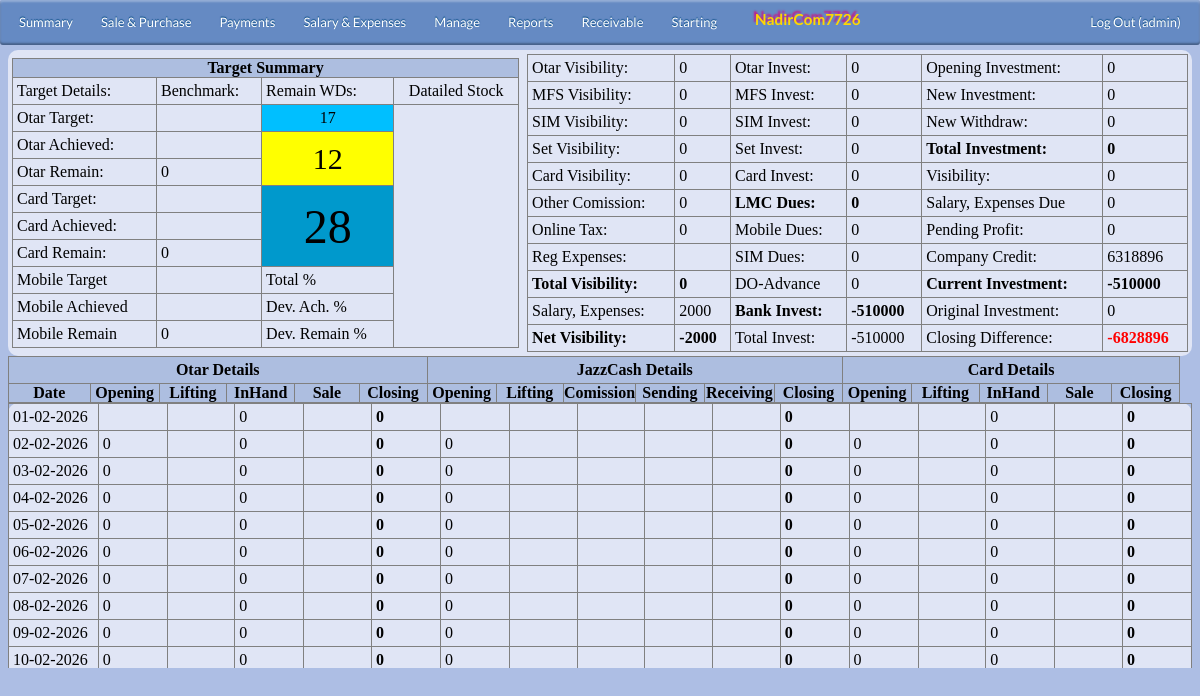
Screenshot of /admin/summary.php (signed in) with the database file from the repository.
### tables this page shows
CREATE TABLE `config` (
  `id` int(11) NOT NULL,
  `name` varchar(50) DEFAULT NULL,
  `customName` varchar(100) DEFAULT NULL
);

CREATE TABLE `rates` (
  `rtID` int(11) NOT NULL,
  `pName` varchar(30) DEFAULT NULL,
  `spName` varchar(30) DEFAULT NULL,
  `purchasePrice` float DEFAULT NULL,
  `salePrice` float DEFAULT NULL,
  `saveDate` date DEFAULT NULL,
  `rtComments` varchar(100) DEFAULT NULL
);

### admin/summary.php (the view, shortened to what the rows shown need)
<?php
include_once('../session.php');
include_once('includes/variables.php');
include_once('includes/creditcalculation.php');
include_once('includes/stockcalculation.php');
include_once('includes/getsummary.php');
include_once('includes/globalvar.php');
?>
			<head>
						<?php
						include_once('includes/navbar.php');
						?>
			</head>
<?php
if($currentUserType=='Admin')
{
?>
	<div class="container" id="cntnr" style="border: solid blue 0px">
		<div id="center" class="SubDiv1" style=" border: 0px solid Red;">
			<table cellpadding="0" cellspacing="0" border="0" align="center" id="tb102">
				<tr>
					<td>
						<table cellpadding="0" cellspacing="0" border="1" id="example">
							<tr style="background-color: #ADBEE0;">
								<th colspan="6" >
									<center>
										<h4> Target Summary</h4>
									</center>
								</th>
							</tr>
							<tr>
								<td>Target Details:</td>
								<td>Benchmark:</td>
								<td>Remain WDs:</td>
								<td colspan="3" style="text-align: center;">Datailed Stock</td>
							</tr>
							<tr>
								<td><?php echo $mobLoadName; ?> Target:</td>
								<td><?php echo $FrMobLoadTarget; ?></td>
								<td bgcolor="#00bfff" style="text-align: center; font: 16px arial Black; color: Black"><?php echo $ThisDay ?></td>
								<td rowspan="9" colspan="3"><?php echo calcStocks($scratchCardName, $QueryFD,$QueryLD,$CurrentMonth) ; echo calcStocks($simsName, $QueryFD,$QueryLD,$CurrentMonth) ; echo calcStocks($mobileDevicesName, $QueryFD,$QueryLD,$CurrentMonth) ;?></td>
							</tr>
							<tr>
								<td><?php echo $mobLoadName; ?> Achieved:</td>
								<td><?php echo $FrMobLoadAchieved ?></td>
								<td rowspan="2" bgcolor="#FFFF00" style="text-align: center; font: 30px arial Black;"><?php echo $CurrentDay ?></td>
							</tr>
							<tr>
								<td><?php echo $mobLoadName; ?> Remain:</td>
								<td><?php echo $FrMobLoadTargetRemain ?></td>
							</tr>
							<tr>
								<td><?php echo $scratchCardName; ?> Target:</td>
								<td> <?php echo $FrCardtarget ?></td>
								<td rowspan="3" bgcolor="#0099cc" style="text-align: center; font: 48px arial Black;"><?php echo $LastDay ?></td>
							</tr>
							<tr>
								<td><?php echo $scratchCardName; ?> Achieved:</td>
								<td> <?php echo $FrCardAchieved ?></td>
							</tr>
							<tr>
								<td><?php echo $scratchCardName; ?> Remain:</td>
								<td> <?php echo $FrCardtargetRemain ?></td>
							</tr>
							<tr>
								<td><?php echo $mobileDevicesName; ?> Target</td>
								<td> <?php echo $mobitarget ?></td>
								<td>Total %</td>
							</tr>
							<tr>
								<td> <?php echo $mobileDevicesName; ?> Achieved</td>
								<td><?php echo $dmAchAchieved ?></td>
								<td> Dev. Ach. %</td>
							</tr>
							<tr>
								<td> <?php echo $mobileDevicesName; ?> Remain</td>
								<td> <?php echo $mobitarget-$dmAchAchieved ?></td>
								<td>Dev. Remain %</td>
							</tr>
						</table>
					</td>
					<td colspan="2">
													<table cellpadding="0" cellspacing="0" border="1" id="">
																		<tr>
																			<td>Otar Visibility:</td>
																			<td><?php echo round($netProfit,0) ?></td>
																			<td>Otar Invest:</td>
																			<td><?php echo round($OtarInvestLessMargin,0) ?></td>
																			<td>Opening Investment:</td>
																			<td><?php echo round($initialInvest,2) ?></td>
																		</tr>
																		<tr>
																			<td>MFS Visibility:</td>
																			<td><?php echo round($mfsProfits,0) ?></td>
																			<td>MFS Invest:</td>
																			<td><?php echo $mfsinvestment; ?></td>
																			<td>New Investment:</td>
																			<td><?php echo round($currentInvest,2) ?></td>
																		</tr>
																		<tr>
																			<td>SIM Visibility:</td>
																			<td><?php echo round($CDProLoss ,0) ?></td>
																			<td>SIM Invest:</td>
																			<td><?php echo round($CDClosingstock,0) ?></td>
																			<td>New Withdraw:</td>
																			<td><?php echo round($currentWithdraw,2) ?></td>
																		</tr>
																		<tr>
																			<td>Set Visibility:</td>
																			<td><?php echo round($MobProLoss ,0) ?></td>
																			<td>Set Invest:</td>
																			<td><?php echo round($mobClosingstock,0) ?></td>
																			<td><b>Total Investment:</b></td>
																			<td> <?php echo "<b>". round($currentinvestment,0)."</b>"; ?></td>
																		</tr>
																		<tr>
																			<td>Card Visibility:</td>
																			<td> <?php echo round($cardPL ,0) ?></td>
																			<td>Card Invest:</td>
																			<td><?php echo round($cAmntSum,0) ?></td>
																			<td>Visibility:</td>
																			<td><?php echo round($totalVisibil-$regularExpenses ,0) ?></td>
																		</tr>
																		<tr>
																			<td>Other Comission:</td>
																			<td><?php echo round($otherComissionReceived,0); ?></td>
																			<td><b>LMC Dues:</b></td>
																			<td><b><?php echo round($totalCash,0)?></b></td>
																			<td>Salary, Expenses Due</td>
																			<td><?php echo round($pendSalExp,0) ?></td>
																		</tr>
																		<tr>
																			<td>Online Tax:</td>
																			<td><?php echo round(-$taxAmnt,2) ?></td>
																			<td>Mobile Dues:</td>
																			<td><?php echo round($totalMobile,0) ?></td>
																			<td> Pending Profit:</td>
																			<td><?php echo round($ProfitDueAmnt,2) ?></td>
																		</tr>
																		<tr>
																		    <td>Reg Expenses:</td>
																			<td><?php echo $regularExpenses?></td>
																			<td>SIM Dues:</td>
																			<td><?php echo round($totalSIM,0) ?></td>
																			<td>Company Credit:</td>
																			<td><?php echo round($companycreditnow,0) ?></td>
																		</tr>
																		<tr>
																		    <td> <strong> Total Visibility: </strong></td>
																			<td><strong>  <?php echo round($totalVisibil-$regularExpenses ,0) ?> </strong> </td>
																			<td>DO-Advance</td>
																			<td><?php echo round($DODue,0) ?></td>
																			<td><strong>Current Investment:</strong></td>
																			<td><strong><?php echo round($totalinvestment,0) ?></strong></td>
																		</tr>
																		<tr>
																			<td>Salary, Expenses:</td>
																			<td><?php echo round($ThisMonthsalary + $fixedExpenses,0) ?></td>
																			<td><b>Bank Invest:</b></td>
																			<td><b><?php echo round($BankClosing ,0) ?></b></td>
																			<td>Original Investment:</td>
																			<td> <?php echo round($currentinvestment,0); ?></td>
																		</tr>
																		<tr>
																			<td><strong> Net Visibility:</strong> </td>
																			<td><strong> <?php echo round($netVisibil ,0) ?></strong> </td>
																			<td>Total Invest:</td>
																			<td><?php echo round($totalinvestment ,0) ?></td>
																			<td>Closing Difference:</td>
																			<?php
																			if (round($closingDiff- $companycreditnow+$regularExpenses,0) != 0)
																				echo "<td style=\"color:red\"><strong>";
																			else
																				echo "<td><strong>";
																			echo round($closingDiff- $companycreditnow+$regularExpenses,0);
																			echo "</strong></td>";
																			?>
																		</tr>
													</table>
					</td>
				</tr>
			</table>
		</div>
		<div id="center" class="SubDiv2" style=" border: 0px solid Blue;">
			<table cellpadding="0" cellspacing="0" border="1" align="center" id="header-fixed0">
					<tr style="background-color: #ADBEE0;">
							<td colspan="6" ><center><h4> Otar Details</h4></center></td>
							<td colspan="6" ><center><h4> JazzCash Details</h4></center></td>
							<td colspan="5" ><center><h4> Card Details</h4></center></td>
					</tr>
					<tr style="background-color: #ADBEE0;">
							<th style="width:90px">Date</th>
							<th style="width:70px">Opening</th>
							<th style="width:70px">Lifting</th>
							<th style="width:70px">InHand</th>
							<th style="width:70px">Sale</th>
							<th style="width:70px">Closing</th>
							<th style="width:70px">Opening</th>
							<th style="width:70px">Lifting</th>
							<th style="width:70px">Comission</th>
							<th style="width:70px">Sending</th>
							<th style="width:70px">Receiving</th>
							<th style="width:70px">Closing</th>
							<th style="width:70px">Opening</th>
							<th style="width:70px">Lifting</th>
							<th style="width:70px">InHand</th>
							<th style="width:70px">Sale</th>
							<th style="width:70px">Closing</th>
					</tr>
			</table>
		</div>
		<div id="scrollBottom" class="SubDiv3" style=" border: 0px solid Blue;">
			<table cellpadding="0" cellspacing="0" border="1" align="center" id="header-fixed0">
													<?php
														$Opening1=$FrOtarOpening;
														$Opening2=$FrmfsOpening;
														$Opening3=$FrCardopening;
														for($i=$date_from; $i<=$date_to; $i+=86400)
														{
															echo "<tr>";
															$cd=date("Y-m-d", $i);
															$q=mysqli_query($con,"SELECT sum(loadAmnt) FROM tbl_mobile_load WHERE loadStatus='Received' AND loadEmp='$parentCompany' AND loadDate ='$cd' ");
															WHILE($Data=mysqli_fetch_array($q))
																{ $OtarLift = $Data['sum(loadAmnt)']; }
															$inHand=$Opening1+$OtarLift;
															$q=mysqli_query($con,"SELECT sum(loadTransfer) FROM tbl_mobile_load WHERE loadStatus='Sent' AND loadDate ='$cd' ");
															WHILE($Data=mysqli_fetch_array($q))
																{ $OtarSale = $Data['sum(loadTransfer)']; }
															$closing1=$inHand-$OtarSale;
															echo '<td style="width:90px">' . date("d-m-Y", $i)."</td>";
															echo '<td style="width:70px">' . $Opening1 . "</td>";
															echo '<td style="width:70px">' . $OtarLift . "</td>";
															echo '<td style="width:70px">' . $inHand . "</td>";
															echo '<td style="width:70px">' . $OtarSale . "</td>";
															echo '<td style="width:70px"><b>' . $closing1 . "</b></td>";
															$Opening1=$closing1;
															$q=mysqli_query($con,"SELECT sum(mfsAmnt) FROM tbl_financial_service WHERE mfsStatus='Received' AND mfsEmp='$parentCompany' AND mfsDate ='$cd' ");
															$Data=mysqli_fetch_array($q);
															$mfsLift = $Data['sum(mfsAmnt)'];
															$q=mysqli_query($con,"SELECT sum(comAmnt) FROM comission WHERE comType='mfs comission' AND comEmp='$parentCompany' AND comDate ='$cd' ");
															$Data=mysqli_fetch_array($q);
															$mfscomission = $Data['sum(comAmnt)'];
															$q1=mysqli_query($con,"SELECT sum(mfsAmnt) FROM tbl_financial_service WHERE mfsStatus='Sent' AND mfsDate ='$cd'  ");
															$Data1=mysqli_fetch_array($q1);
															$mfsSale = $Data1['sum(mfsAmnt)'];
															$q2=mysqli_query($con,"SELECT sum(mfsAmnt) FROM tbl_financial_service WHERE mfsStatus='Received' AND mfsDate ='$cd' AND mfsEmp != '$parentCompany' ");
															$Data2=mysqli_fetch_array($q2);
															$mfsReceive = $Data2['sum(mfsAmnt)'];
															$closing2=($Opening2+$mfsLift+$mfscomission+$mfsReceive)-$mfsSale;
															echo '<td style="width:70px">' . $Opening2 . "</td>";
															echo '<td style="width:70px">' . $mfsLift . "</td>";
															echo '<td style="width:70px">' . $mfscomission . "</td>";
															echo '<td style="width:70px">' . $mfsSale . "</td>";
															echo '<td style="width:70px">' . $mfsReceive  . "</td>";
															echo '<td style="width:70px"><b>' . $closing2 . "</b></td>";
															$Opening2=$closing2;
															$q=mysqli_query($con,"SELECT sum(csQty) FROM tbl_cards WHERE csStatus='Received' AND csEmp='$parentCompany' AND csDate ='$cd' ");
															$Data=mysqli_fetch_array($q);
															$CardLift = $Data['sum(csQty)'];
															$CardInHand=$Opening3+$CardLift;
															$q=mysqli_query($con,"SELECT sum(csQty) FROM tbl_cards WHERE csStatus='Sent' AND csDate ='$cd' ");
															$Data=mysqli_fetch_array($q);
															$tbl_cards = $Data['sum(csQty)'];
															$closing3=$CardInHand-$tbl_cards;
															echo '<td style="width:70px">' . $Opening3 . "</td>";
															echo '<td style="width:70px">' . $CardLift . "</td>";
															echo '<td style="width:70px">' . $CardInHand . "</td>";
															echo '<td style="width:70px">' . $tbl_cards . "</td>";
															echo '<td style="width:70px"><b>' . $closing3 . "</b></td>";
															echo "</tr>";
															$Opening3=$closing3;
														}
													?>
			</table>
		</div >
	</div>
<?php
}
?>

### admin/includes/navbar.php (shortened to what the rows shown need)
<div id='cssmenu'>
	<ul>
		<li style="float:left">
			<h3> <?php echo $childOrganization?></h3>
		</li>
	</ul>
</div>

### rows the page displays
config: customName "NadirCom7726"
config: customName "Otar"
config: customName "Card"
config: customName "Mobile"
rates: purchasePrice "0"

### other values shown
$currentActiveUser "admin"
$ThisDay "17"
$CurrentDay "12"
$FrMobLoadTargetRemain "0"
$LastDay "28"
$FrCardtargetRemain "0"
$mobitarget-$dmAchAchieved "0"
$netProfit "0"
$initialInvest "0"
$mfsProfits "0"
$mfsinvestment "0"
$currentInvest "0"
$CDProLoss "0"
$CDClosingstock "0"
$currentWithdraw "0"
